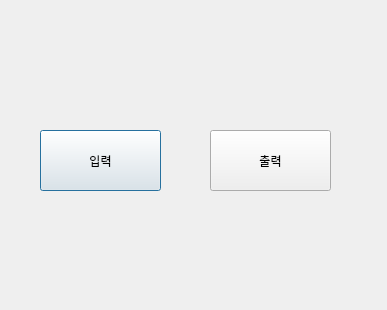
<?xml version="1.0" encoding="UTF-8"?>
<ui version="4.0">
 <class>Dialog</class>
 <widget class="QDialog" name="Dialog">
  <property name="geometry">
   <rect>
    <x>0</x>
    <y>0</y>
    <width>387</width>
    <height>310</height>
   </rect>
  </property>
  <property name="windowTitle">
   <string>Dialog</string>
  </property>
  <widget class="QPushButton" name="btn_1">
   <property name="geometry">
    <rect>
     <x>40</x>
     <y>130</y>
     <width>121</width>
     <height>61</height>
    </rect>
   </property>
   <property name="text">
    <string>입력</string>
   </property>
  </widget>
  <widget class="QPushButton" name="btn_2">
   <property name="geometry">
    <rect>
     <x>210</x>
     <y>130</y>
     <width>121</width>
     <height>61</height>
    </rect>
   </property>
   <property name="text">
    <string>출력</string>
   </property>
  </widget>
 </widget>
 <resources/>
 <connections/>
</ui>
